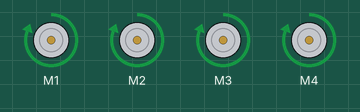
Bench run of a program on a simulated Raspberry Pi (BCM pin numbers). Shown: 4 × DC motor (green arrow = forward, orange = backward, longer = faster). Motors are numbered in the order the program creates them (left before right in a Robot).

Above: at 1.5 s.
At 4.5 s:
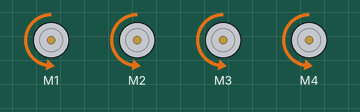
Timing chart, 0 to 7.8 s (numbered marks = the images above):
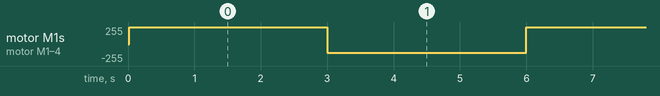

The program:

wheel_all.py
```python
from gpiozero import Motor
from time import sleep

rightwheel_front = Motor(25, 16)
rightwheel_back = Motor(20, 21)
leftwheel_front = Motor(5, 6)
leftwheel_back = Motor(19, 26)

try:
    while True:
        leftwheel_front.forward(speed=1)
        leftwheel_back.forward(speed=1)
        rightwheel_front.forward(speed=1)
        rightwheel_back.forward(speed=1)
        sleep(3)

        leftwheel_front.backward(speed=0.5)
        leftwheel_back.backward(speed=0.5)
        rightwheel_front.backward(speed=0.5)
        rightwheel_back.backward(speed=0.5)
        sleep(3)

except KeyboardInterrupt:
    print("stop")
finally:
    leftwheel_front.stop()
    leftwheel_back.stop()
    rightwheel_front.stop()
    rightwheel_back.stop()
```

Measured:
- by itself, motor M1–4: alternates forward 255/255 for 3.0 s and backward 128/255 for 3.0 s
